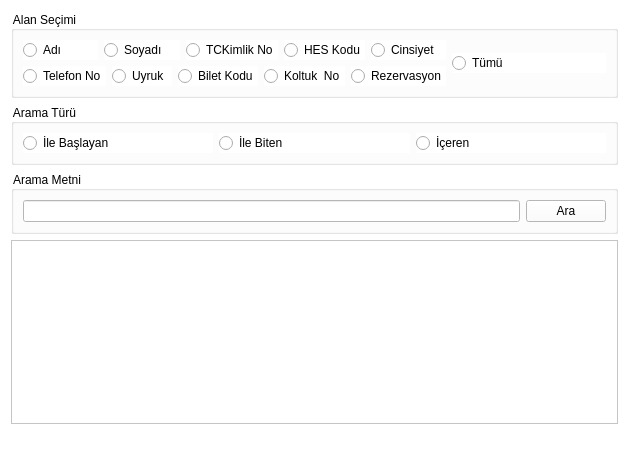
<?xml version="1.0" encoding="UTF-8"?>
<ui version="4.0">
 <class>YolcuBilgisiListesiFormu</class>
 <widget class="QWidget" name="YolcuBilgisiListesiFormu">
  <property name="geometry">
   <rect>
    <x>0</x>
    <y>0</y>
    <width>629</width>
    <height>468</height>
   </rect>
  </property>
  <property name="windowTitle">
   <string>Yolcu Listesi</string>
  </property>
  <property name="windowIcon">
   <iconset resource="../../Kaynaklar.qrc">
    <normaloff>:/Resimler/Resimler/yolcu.png</normaloff>:/Resimler/Resimler/yolcu.png</iconset>
  </property>
  <property name="styleSheet">
   <string notr="true">background-color: rgb(255, 255, 255);</string>
  </property>
  <layout class="QGridLayout" name="gridLayout_4">
   <item row="0" column="0">
    <widget class="QGroupBox" name="grpAlanSecimi">
     <property name="title">
      <string>Alan Seçimi</string>
     </property>
     <layout class="QGridLayout" name="gridLayout">
      <item row="0" column="0">
       <layout class="QVBoxLayout" name="verticalLayout">
        <item>
         <layout class="QHBoxLayout" name="horizontalLayout_2">
          <item>
           <widget class="QRadioButton" name="rbAdi">
            <property name="text">
             <string>Adı</string>
            </property>
           </widget>
          </item>
          <item>
           <widget class="QRadioButton" name="rbSoyadi">
            <property name="text">
             <string>Soyadı</string>
            </property>
           </widget>
          </item>
          <item>
           <widget class="QRadioButton" name="rbTCKimlikNo">
            <property name="text">
             <string>TCKimlik No</string>
            </property>
           </widget>
          </item>
          <item>
           <widget class="QRadioButton" name="rbHesKodu">
            <property name="text">
             <string>HES Kodu</string>
            </property>
           </widget>
          </item>
          <item>
           <widget class="QRadioButton" name="rbCinsiyet">
            <property name="text">
             <string>Cinsiyet</string>
            </property>
           </widget>
          </item>
         </layout>
        </item>
        <item>
         <layout class="QHBoxLayout" name="horizontalLayout">
          <item>
           <widget class="QRadioButton" name="rbTelefonNo">
            <property name="text">
             <string>Telefon No</string>
            </property>
           </widget>
          </item>
          <item>
           <widget class="QRadioButton" name="rbUyruk">
            <property name="text">
             <string>Uyruk </string>
            </property>
           </widget>
          </item>
          <item>
           <widget class="QRadioButton" name="rbBiletKodu">
            <property name="text">
             <string>Bilet Kodu</string>
            </property>
           </widget>
          </item>
          <item>
           <widget class="QRadioButton" name="rbKoltukNo">
            <property name="text">
             <string>Koltuk  No</string>
            </property>
           </widget>
          </item>
          <item>
           <widget class="QRadioButton" name="rbRezervasyon">
            <property name="text">
             <string>Rezervasyon</string>
            </property>
           </widget>
          </item>
         </layout>
        </item>
       </layout>
      </item>
      <item row="0" column="1">
       <widget class="QRadioButton" name="rbTumu">
        <property name="text">
         <string>Tümü</string>
        </property>
       </widget>
      </item>
     </layout>
    </widget>
   </item>
   <item row="1" column="0">
    <widget class="QGroupBox" name="grpAramaTuru">
     <property name="title">
      <string>Arama Türü</string>
     </property>
     <layout class="QGridLayout" name="gridLayout_2">
      <item row="0" column="0">
       <layout class="QHBoxLayout" name="horizontalLayout_3">
        <item>
         <widget class="QRadioButton" name="rbIleBaslayan">
          <property name="text">
           <string>İle Başlayan</string>
          </property>
         </widget>
        </item>
        <item>
         <widget class="QRadioButton" name="rbIleBiten">
          <property name="text">
           <string>İle Biten</string>
          </property>
         </widget>
        </item>
        <item>
         <widget class="QRadioButton" name="rbIceren">
          <property name="text">
           <string>İçeren</string>
          </property>
         </widget>
        </item>
       </layout>
      </item>
     </layout>
    </widget>
   </item>
   <item row="2" column="0">
    <widget class="QGroupBox" name="grpAramaMetni">
     <property name="title">
      <string>Arama Metni</string>
     </property>
     <layout class="QGridLayout" name="gridLayout_3">
      <item row="0" column="0">
       <layout class="QHBoxLayout" name="horizontalLayout_4">
        <item>
         <widget class="QLineEdit" name="leAramaMetni"/>
        </item>
        <item>
         <widget class="QPushButton" name="pbAra">
          <property name="text">
           <string>Ara</string>
          </property>
          <property name="icon">
           <iconset resource="../../Kaynaklar.qrc">
            <normaloff>:/Resimler/Resimler/buyutec.png</normaloff>:/Resimler/Resimler/buyutec.png</iconset>
          </property>
         </widget>
        </item>
       </layout>
      </item>
     </layout>
    </widget>
   </item>
   <item row="3" column="0">
    <widget class="QTableWidget" name="tblYolcuBilgisiListesi"/>
   </item>
   <item row="4" column="0">
    <spacer name="verticalSpacer">
     <property name="orientation">
      <enum>Qt::Vertical</enum>
     </property>
     <property name="sizeHint" stdset="0">
      <size>
       <width>20</width>
       <height>40</height>
      </size>
     </property>
    </spacer>
   </item>
  </layout>
 </widget>
 <tabstops>
  <tabstop>rbTumu</tabstop>
  <tabstop>rbIleBaslayan</tabstop>
  <tabstop>rbIleBiten</tabstop>
  <tabstop>rbIceren</tabstop>
  <tabstop>leAramaMetni</tabstop>
  <tabstop>pbAra</tabstop>
  <tabstop>tblYolcuBilgisiListesi</tabstop>
 </tabstops>
 <resources>
  <include location="../../Kaynaklar.qrc"/>
 </resources>
 <connections/>
</ui>
